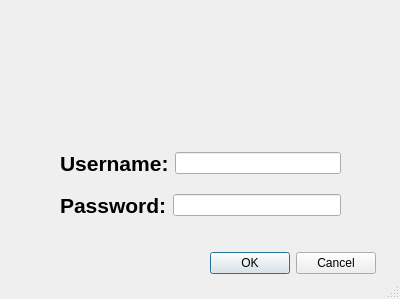
<?xml version="1.0" encoding="UTF-8"?>
<ui version="4.0">
 <class>Dialog</class>
 <widget class="QDialog" name="Dialog">
  <property name="geometry">
   <rect>
    <x>0</x>
    <y>0</y>
    <width>400</width>
    <height>299</height>
   </rect>
  </property>
  <property name="windowTitle">
   <string>Dialog</string>
  </property>
  <property name="autoFillBackground">
   <bool>false</bool>
  </property>
  <property name="sizeGripEnabled">
   <bool>true</bool>
  </property>
  <property name="modal">
   <bool>false</bool>
  </property>
  <widget class="QDialogButtonBox" name="buttonBox">
   <property name="geometry">
    <rect>
     <x>200</x>
     <y>250</y>
     <width>176</width>
     <height>27</height>
    </rect>
   </property>
   <property name="orientation">
    <enum>Qt::Horizontal</enum>
   </property>
   <property name="standardButtons">
    <set>QDialogButtonBox::Cancel|QDialogButtonBox::Ok</set>
   </property>
  </widget>
  <widget class="QLabel" name="label_3">
   <property name="geometry">
    <rect>
     <x>9</x>
     <y>9</y>
     <width>382</width>
     <height>121</height>
    </rect>
   </property>
   <property name="text">
    <string/>
   </property>
   <property name="pixmap">
    <pixmap>../Images/logo1.png</pixmap>
   </property>
   <property name="scaledContents">
    <bool>false</bool>
   </property>
  </widget>
  <widget class="QWidget" name="">
   <property name="geometry">
    <rect>
     <x>60</x>
     <y>140</y>
     <width>281</width>
     <height>91</height>
    </rect>
   </property>
   <layout class="QVBoxLayout" name="verticalLayout">
    <item>
     <layout class="QHBoxLayout" name="horizontalLayout">
      <item>
       <widget class="QLabel" name="label">
        <property name="font">
         <font>
          <pointsize>16</pointsize>
          <weight>75</weight>
          <bold>true</bold>
         </font>
        </property>
        <property name="text">
         <string>Username:</string>
        </property>
       </widget>
      </item>
      <item>
       <widget class="QLineEdit" name="lineEdit"/>
      </item>
     </layout>
    </item>
    <item>
     <layout class="QHBoxLayout" name="horizontalLayout_2">
      <item>
       <widget class="QLabel" name="label_2">
        <property name="font">
         <font>
          <pointsize>16</pointsize>
          <weight>75</weight>
          <bold>true</bold>
         </font>
        </property>
        <property name="text">
         <string>Password:</string>
        </property>
       </widget>
      </item>
      <item>
       <widget class="QLineEdit" name="lineEdit_2"/>
      </item>
     </layout>
    </item>
   </layout>
  </widget>
 </widget>
 <resources/>
 <connections>
  <connection>
   <sender>buttonBox</sender>
   <signal>accepted()</signal>
   <receiver>Dialog</receiver>
   <slot>accept()</slot>
   <hints>
    <hint type="sourcelabel">
     <x>248</x>
     <y>254</y>
    </hint>
    <hint type="destinationlabel">
     <x>157</x>
     <y>274</y>
    </hint>
   </hints>
  </connection>
  <connection>
   <sender>buttonBox</sender>
   <signal>rejected()</signal>
   <receiver>Dialog</receiver>
   <slot>reject()</slot>
   <hints>
    <hint type="sourcelabel">
     <x>316</x>
     <y>260</y>
    </hint>
    <hint type="destinationlabel">
     <x>286</x>
     <y>274</y>
    </hint>
   </hints>
  </connection>
 </connections>
</ui>
